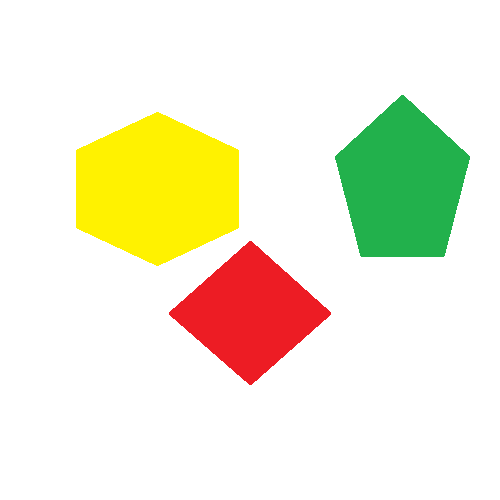
#> input picture day4/test.png, 500 x 500 px
$ python img2.py   (Python 2 division)
#> lines starting #> are read from the running program, lines starting #| are printed output that depends on the picture; after the words box and inside, x2 and y2 are one past the last pixel; in counts of white or black regions, pixels touching at a corner belong together
import cv2
img=cv2.imread("test.png",0)
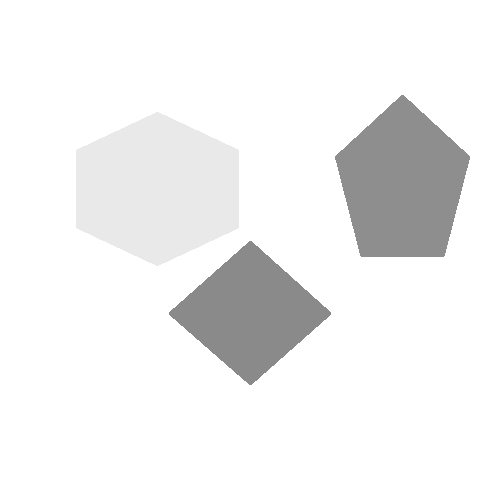
#> img: shape (500, 500); min 138, max 255, mean 240.8
ret,thrash=cv2.threshold(img,250,255,cv2.THRESH_BINARY_INV)
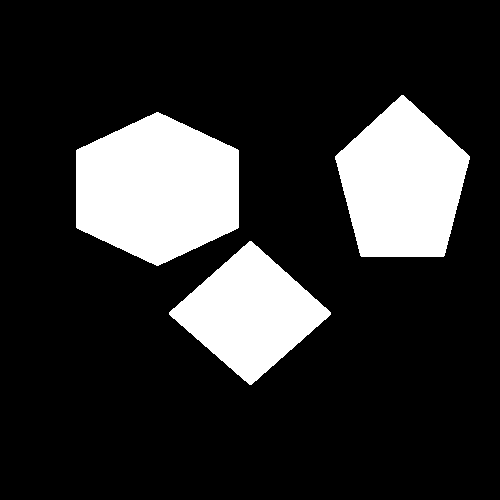
#> thrash: shape (500, 500); 18.5% white; 3 white regions, box (x1, y1, x2, y2) and area: (76, 112, 239, 266) 18965, (335, 95, 470, 257) 15245, (169, 241, 331, 385) 11976
print ret
cv2.imshow("window",thrash)
cv2.waitKey(0)
